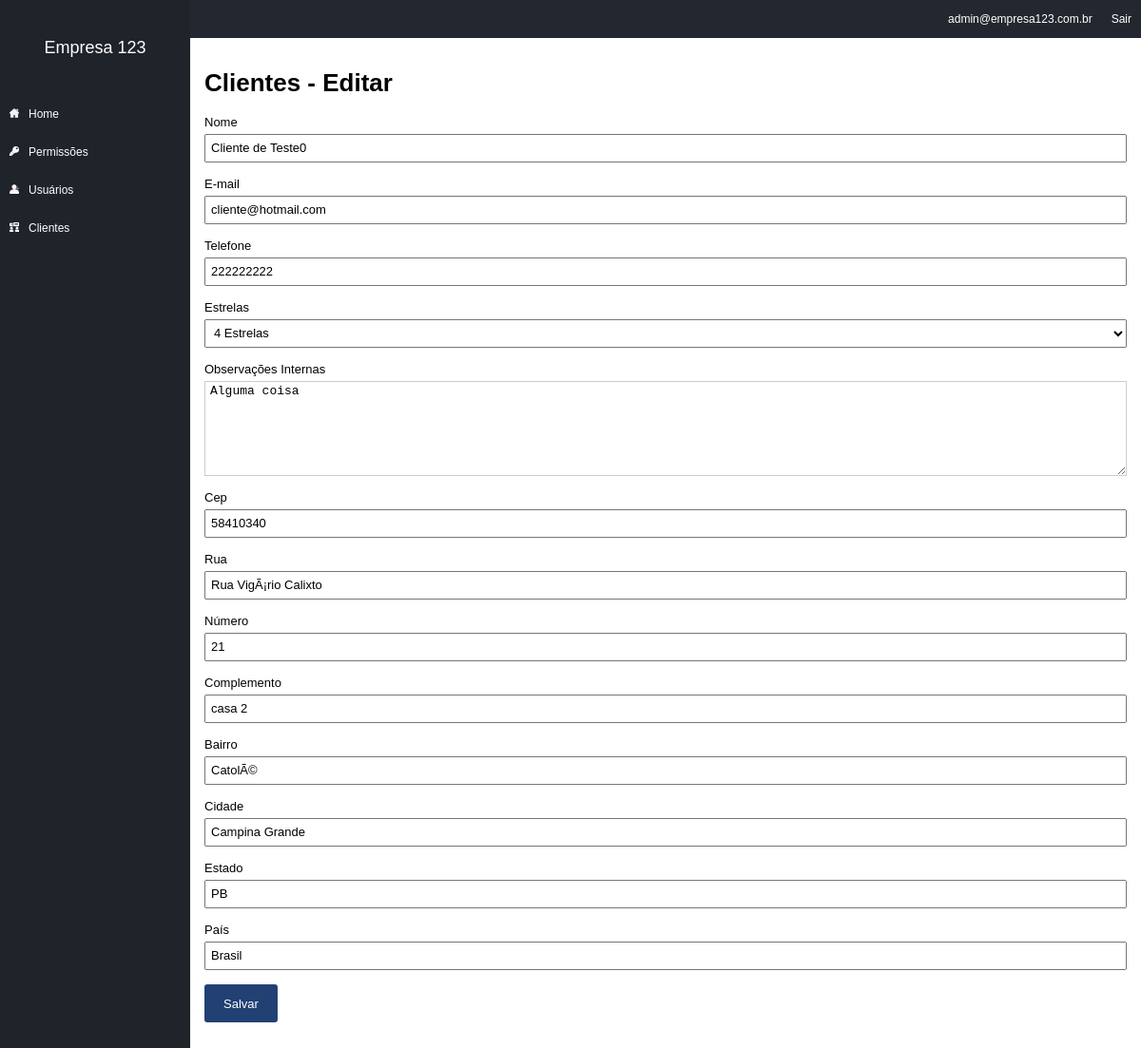
The app's page /clients/edit/1 (signed in) with its own data.
### tables this page shows
CREATE TABLE IF NOT EXISTS `clients` (
  `id` int(11) NOT NULL AUTO_INCREMENT,
  `id_company` int(11) NOT NULL,
  `name` varchar(100) NOT NULL,
  `email` varchar(100) DEFAULT NULL,
  `phone` varchar(50) DEFAULT NULL,
  `address` varchar(100) DEFAULT NULL,
  `address2` varchar(50) DEFAULT NULL,
  `address_number` varchar(50) DEFAULT NULL,
  `address_neighb` varchar(100) DEFAULT NULL,
  `address_city` varchar(50) DEFAULT NULL,
  `address_state` varchar(50) DEFAULT NULL,
  `address_country` varchar(50) DEFAULT NULL,
  `address_zipcode` varchar(50) DEFAULT NULL,
  `stars` int(11) NOT NULL DEFAULT '3',
  `internal_obs` text,
  PRIMARY KEY (`id`)
);

### core/controller.php (called while the page is built, shortened)
<?php
class controller {
	public function loadTemplate($viewName, $viewData = array()) {
		include 'views/template.php';
	}
	public function loadViewInTemplate($viewName, $viewData) {
		extract($viewData);
		include 'views/'.$viewName.'.php';
	}
}

### core/Core.php (called while the page is built, shortened)
<?php
class Core{
public function run() {
	$url='/';
	if(isset($_GET['url'])){
		$url.=$_GET['url'];
		}
		$params = array();
		if(!empty($url) && $url !='/'){
			$url = explode('/', $url);
			array_shift($url);
			array_shift($url);
			if(isset($url[0]) && !empty($url[0])){
				$currentAction = $url[0];
				array_shift($url);
			} else{
				$currentAction = 'index';
			}
			if(count($url) >0) {
				$params = $url;
			}
		}else{
			$currentController = 'homeController';
			$currentAction = 'index';
		}
		$c = new $currentController();
		call_user_func_array(array($c, $currentAction), $params);
	}
}

### index.php (called while the page is built, shortened)
<?php
require 'config.php';
	$core = new Core();
	$core->run();

### core/Model.php (called while the page is built, shortened)
<?php
class model {
	public function __construct() {
		global $config;
		$this->db = new PDO("mysql:dbname=".$config['dbname'].";host=".$config['host'], $config['dbuser'], $config['dbpass']);
	}
}
?>

### config.php (called while the page is built, shortened)
<?php
$config = array();
if(ENVIRONMENT == 'development'){
	$config['dbname'] = 'contaazul';
	$config['host'] = 'localhost';
	$config['dbuser'] = 'root';
	$config['dbpass'] = '';
}else {
	define("BASE_URL", "http://meusite.com.br/");
	$config['dbname'] = 'contaazul';
	$config['host'] = 'localhost';
	$config['dbuser'] = 'root';
	$config['dbpass'] = '';
}

### models/Clients.php (called while the page is built, shortened)
<?php
class Clients extends model{
	public function getInfo($id, $id_company){
		$array = array();
		$sql =$this->db->prepare("SELECT * FROM clients WHERE id = :id AND id_company = :id_company");
		$sql->bindValue(":id", $id);
		$sql->bindValue(":id_company", $id_company);
		$sql->execute();
		if($sql->rowCount() > 0) {
			$array = $sql->fetch();
		}
		return $array;
	}
}

### models/Users.php (called while the page is built, shortened)
<?php
	class Users extends model{
		private $userInfo;
	public function setLoggedUser(){
		if (isset($_SESSION['ccUser']) && !empty($_SESSION['ccUser'])) {
			$id = $_SESSION['ccUser'];
			$sql = $this->db->prepare("SELECT * FROM users WHERE id =:id");
			$sql->bindValue(':id', $id);
			$sql->execute();
			if($sql->rowCount() >0) {
				$this->userInfo = $sql->fetch();
			}
		}
	}
	public function getCompany(){
		if(isset($this->userInfo['id_company'])) {
		return $this->userInfo['id_company'];
	} else {
		return 0;
		}
	}
}

### views/clients_edit.php (the view, shortened to what this page needs)
<h1> Clientes - Editar</h1>
<form method="POST">
<label for="name">Nome</label></br>
<input type = "text" name = "name" value="<?php echo $client_info['name']; ?>" required /><br/><br/>
<label for="email">E-mail</label></br>
<input type = "email" name = "email" value="<?php echo $client_info['email']; ?>"  /><br/><br/>
<label for="phone">Telefone</label></br>
<input type = "text" name = "phone" value="<?php echo $client_info['phone']; ?>" /><br/><br/>
<label for="stars"> Estrelas</label><br/>
<select name="stars" id="stars">
	<option value="4"<?php echo ($client_info['stars']=='4')?'selected="selected"':''; ?>> 4 Estrelas</option>
</select><br/><br/>
<label for="internal_obs">Observações Internas</label><br/>
<textarea name="internal_obs" id="internal_obs"><?php echo $client_info['internal_obs']; ?></textarea><br/><br/>
<label for="address_zipcode">Cep</label></br>
<input type = "text" name ="address_zipcode" value="<?php echo $client_info['address_zipcode']; ?>" /><br/><br/>
<label for="address">Rua</label></br>
<input type = "text" name ="address" value="<?php echo $client_info['address']; ?>" /><br/><br/>
<label for="address_number">Número</label></br>
<input type = "text" name ="address_number" value="<?php echo $client_info['address_number']; ?>" /><br/><br/>
<label for="address2">Complemento</label></br>
<input type = "text" name ="address2" value="<?php echo $client_info['address2']; ?>" /><br/><br/>
<label for="address_neighb">Bairro</label></br>
<input type = "text" name ="address_neighb" value="<?php echo $client_info['address_neighb']; ?>" /><br/><br/>
<label for="address_city">Cidade</label></br>
<input type = "text" name ="address_city" value="<?php echo $client_info['address_city']; ?>" /><br/><br/>
<label for="address_state">Estado</label></br>
<input type = "text" name ="address_state" value="<?php echo $client_info['address_state']; ?>" /><br/><br/>
<label for="address_country">País</label></br>
<input type = "text" name ="address_country" value="<?php echo $client_info['address_country']; ?>" /><br/><br/>
<input type="submit" value="Salvar"/>
</form>

### assets/css/template.css (style rules this page uses)
body { margin: 0; padding: 0; font-size: 13px; font-family: Arial; }
input[type=text], input[type=email], input[type=password], select, textarea { width: 100%; height: 30px; font-size: 13px; outline: 0; padding-left: 5px; padding-right: 5px; margin-top: 5px; }
textarea { height: 100px; border:1px solid #CCC; }
input[type=submit], button, .button { border: 0px; background-color: #224074; color:#FFF; height: 40px; line-height: 40px; border-radius: 3px; padding-left: 20px; padding-right: 20px; cursor:pointer; font-size: 13px; display: inline-block; }

### records on screen
clients: name "Cliente de Teste0", email "cliente@hotmail.com", phone "222222222", stars "4 Estrelas", internal_obs "Alguma coisa", address_zipcode "58410340", address "Rua VigÃ¡rio Calixto", address_number "21", address2 "casa 2", address_neighb "CatolÃ©", address_city "Campina Grande", address_state "PB", address_country "Brasil"

### other values on screen
$viewData['company_name'] "Empresa 123"
$viewData['user_email'] "admin@empresa123.com.br"
